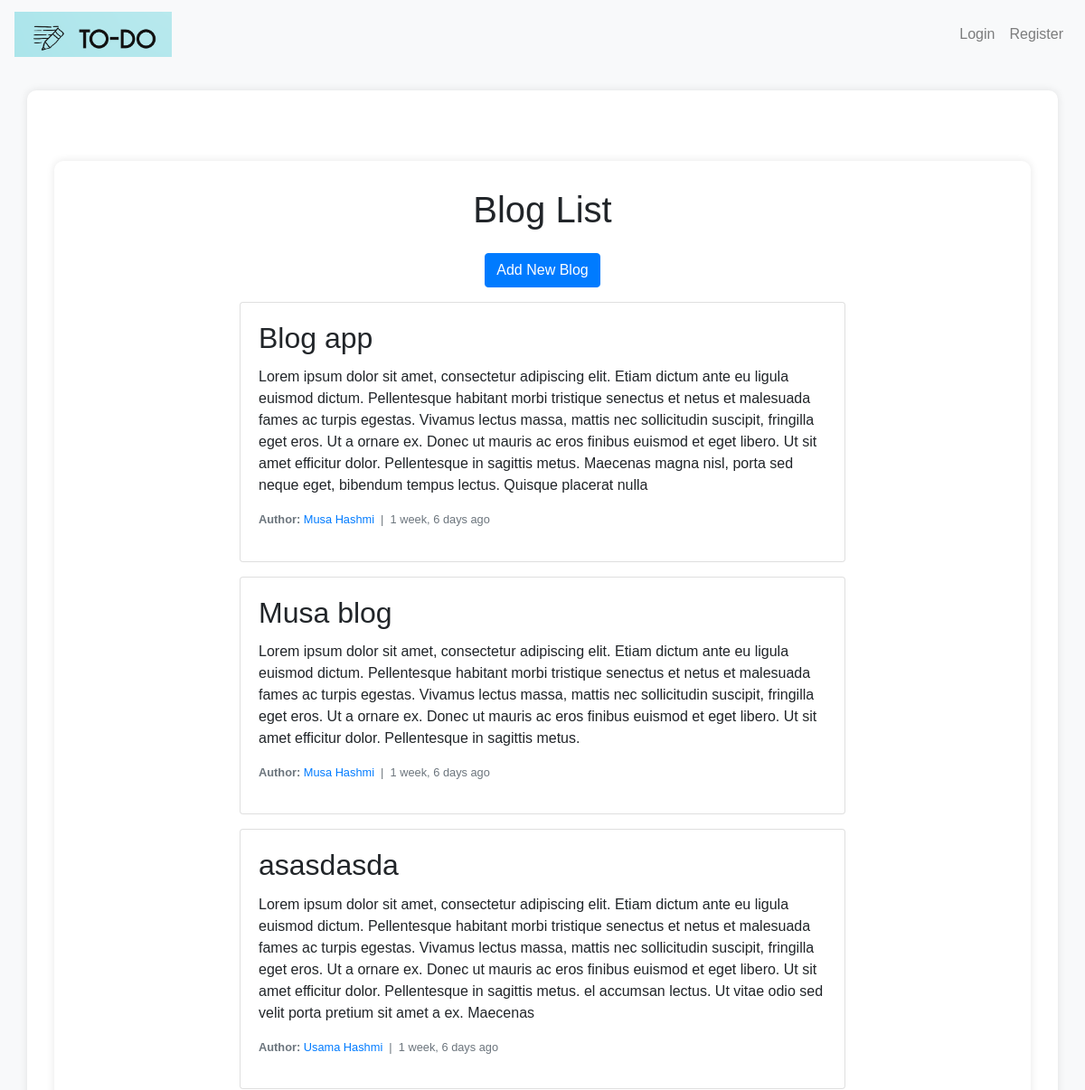
The app's page /blogs/ (upper part), older data.
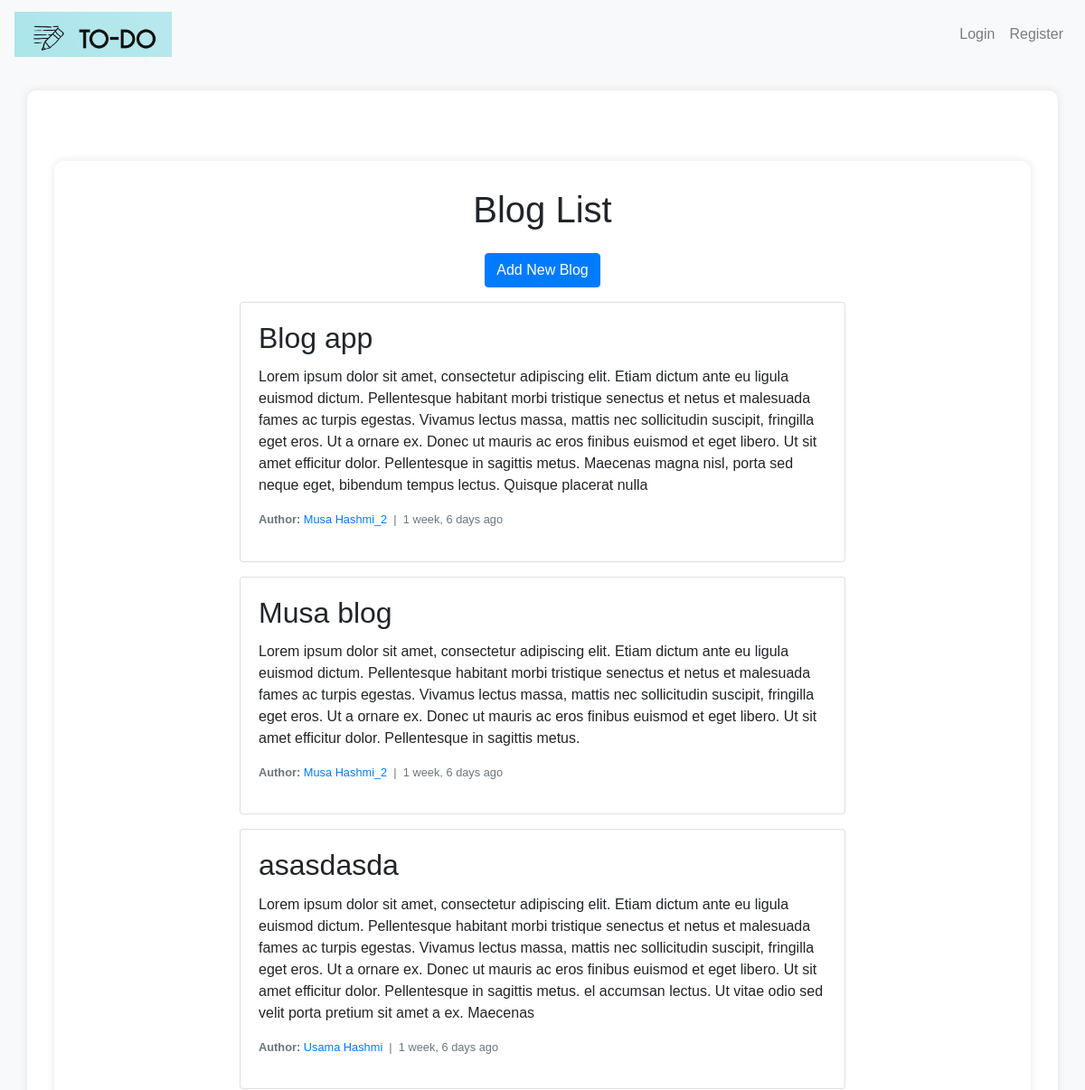
The same page, newer data.
### todoapp/models.py (models this page shows, shortened)
class Blog (models.Model):
    title = models.CharField(max_length=100)
    description = models.TextField(max_length=500)
    author = models.ForeignKey(settings.AUTH_USER_MODEL, on_delete=models.CASCADE)
    created_at = models.DateTimeField(auto_now_add=True)

class CustomUser(AbstractBaseUser, PermissionsMixin):
    email = models.EmailField(unique=True)
    first_name = models.CharField(max_length=30)
    last_name = models.CharField(max_length=30)
    is_active = models.BooleanField(default=True)
    is_staff = models.BooleanField(default=False)
    about_me = models.TextField(blank=True, null=True)
    profile_picture = models.ImageField(upload_to='profile_pictures/', blank=True, null=True)
    skills = models.TextField(blank=True, null=True)
    work_experience = models.TextField(blank=True, null=True)
    education = models.TextField(blank=True, null=True)
    certifications = models.TextField(blank=True, null=True)
    awards = models.TextField(blank=True, null=True)
    publications = models.TextField(blank=True, null=True)
    volunteer_experience = models.TextField(blank=True, null=True)
    hobbies_and_interests = models.TextField(blank=True, null=True)
    objects = CustomUserManager()
    USERNAME_FIELD = 'email'
    REQUIRED_FIELDS = ['first_name', 'last_name']

### todoapp/views.py (the view)
# urls.py: path('blogs/', views.blog_list, name='blog_list'),
def blog_list(request):
    blogs = Blog.objects.all().order_by('-created_at')
    return render(request, 'blog_list.html', {'blogs': blogs})

### todoapp/Templates/blog_list.html
{% extends 'base.html' %}
{% block content %}
<div class="container mt-5">
    <div class="text-center">
        <h1 class="mb-4">Blog List</h1>
        <a href="{% url 'add_blog' %}" class="btn btn-primary mb-3">Add New Blog</a>
    </div>
    <div class="row">
        <div class="col-md-8 offset-md-2">
            {% for blog in blogs %}
            <div class="card mb-3">
                <div class="card-body">
                    <h2 class="card-title">{{ blog.title }}</h2>
                    <p class="card-text">{{ blog.description }}</p>
                    <p class="text-muted small">
                        <strong>Author:</strong>
                        <a href="{% url 'view_profile' blog.author.id %}">
                            {{ blog.author.first_name }} {{ blog.author.last_name }}
                        </a> &nbsp;|&nbsp;
                        {{ blog.created_at|timesince }} ago
                    </p>
                </div>
            </div>
            {% endfor %}
        </div>
    </div>
</div>
{% endblock %}

Row changes from the older to the newer data that the page shows:
changed through a linked row, Blog "Blog app": author.last_name "Hashmi" → "Hashmi_2"
changed through a linked row, Blog "Musa blog": author.last_name "Hashmi" → "Hashmi_2"
